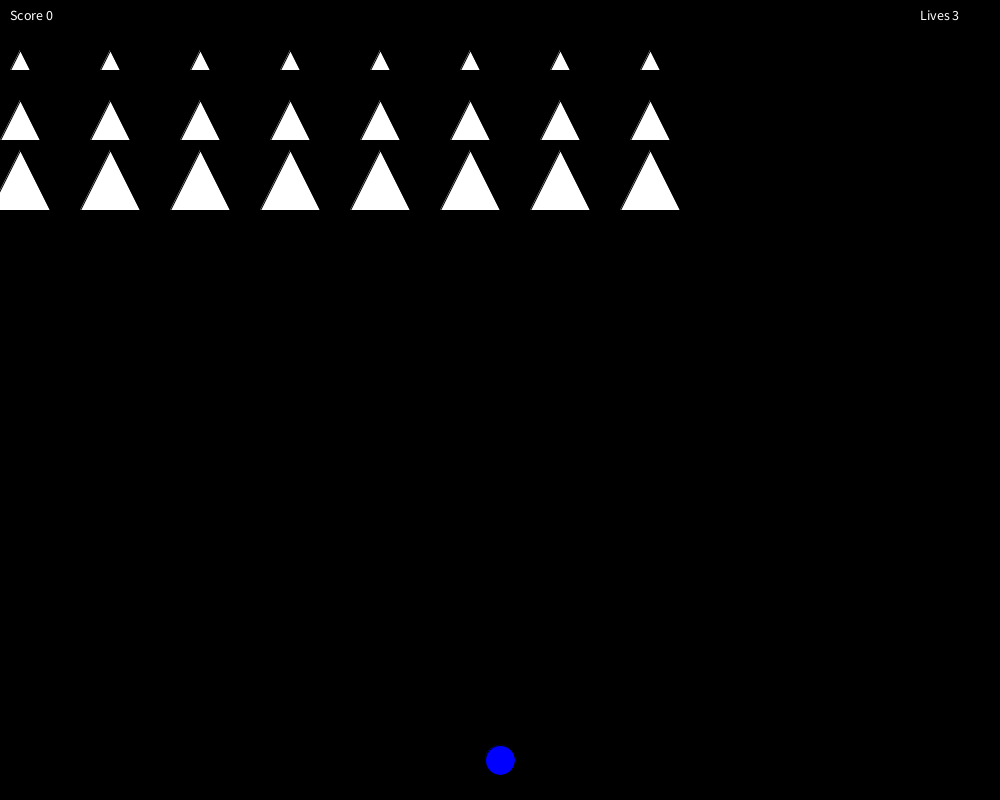
Frame 1 (no input)
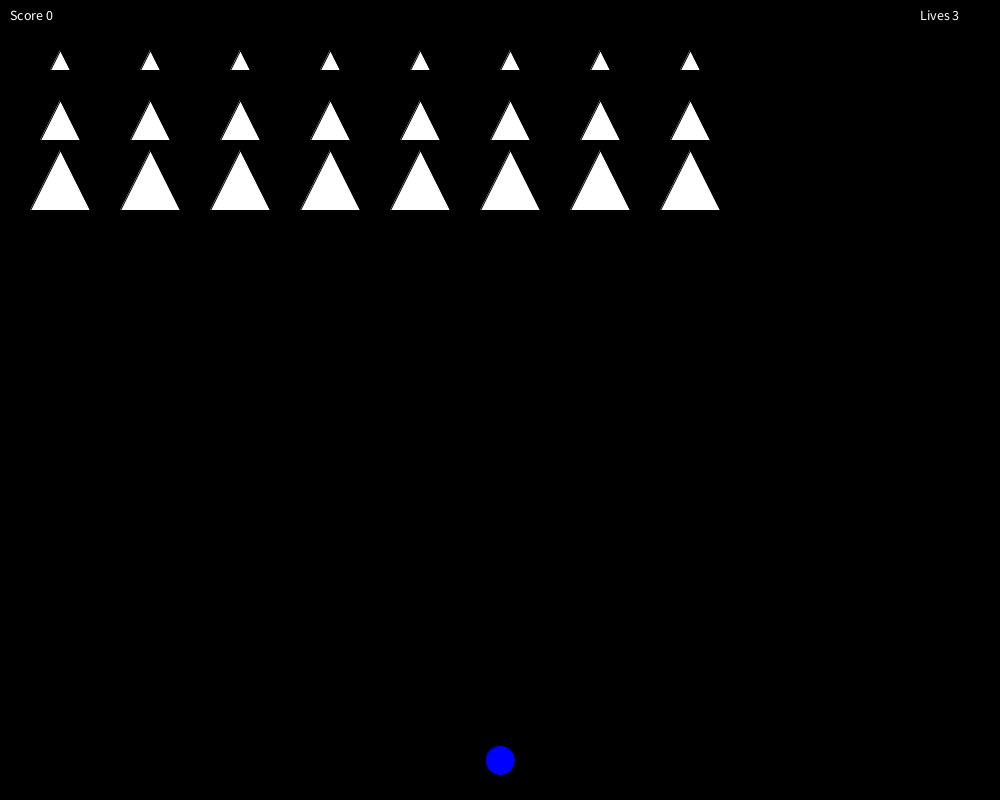
Frame 60 (the mouse pressed at the canvas centre just before this capture)
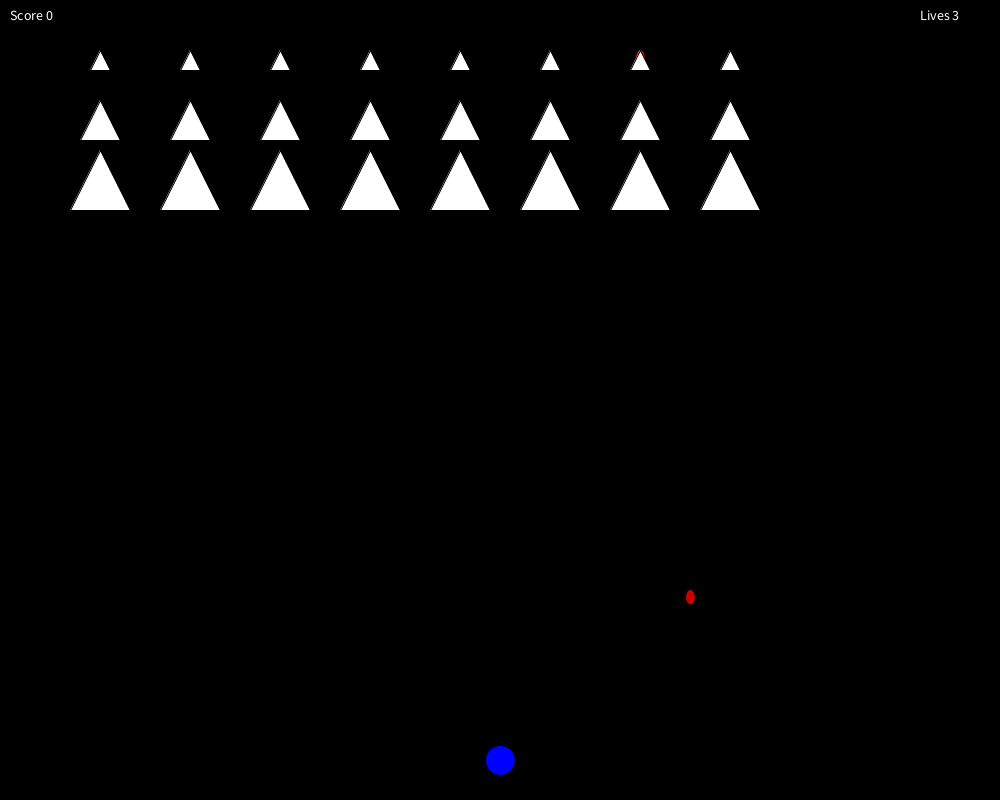
Frame 120 (the mouse held since frame 60 and released just before this capture)

The Processing sketch that drew these frames (run headless with seeded random() and noise(); from frame 60 on, the mouse is pressed at the canvas centre):

// Processing sketch: spaceInvaders
// ── spaceInvaders.pde
Player player;
ArrayList<Enemy> enemies;//they stol  my work suing processing
int enemyCols = 8;
int enemyRows = 3;
int moveTimer = 0;
int moveInterval = 30;
void setup() {
  size(1000, 800);
  player = new Player(width/2, height - 40, 3);
  frameRate(60);
  enemies = new ArrayList<Enemy>();
  for (int r = 0; r < enemyRows; r++) {
   for ( int c = 0; c < enemyCols; c++) {
     int type = 1 + (r %3);
     int x = 20 + c*90;
     int y = 60 + r * 60;
     enemies.add(new Enemy(type, x, y, 1));
   }
  }
}
void draw() {
  background(0,0,0);
  player.display();
  if (player.bullet != null) {
    for (int i = 0; i < player.bullet.length; i++) {
      Bullet b = player.bullet[i];
      if (b == null) continue;
      if (b != null) {
        b.move();
        b.display();
        if (b.offScreen()) {
          player.bullet[i] = null;
          continue;
        }
        for(int j = 0; j < enemies.size(); j++){
          Enemy e = enemies.get(j);
          if (e.alive && e.checkCollision(b)) {
            e.destroy();
            player.score += 100;
            player.bullet[i] = null;
            break;
          }
        }
      }
    }
  }
  moveTimer++;
  if (moveTimer >= moveInterval) {
   for (int i = 0; i < enemies.size(); i++) {
     Enemy e = enemies.get(i);
     if (e.alive) {
       e.move();
     }
   }
   moveTimer = 0;
   }
   
   if (frameCount % 60 == 0) {
     ArrayList<Enemy> alive = new ArrayList<Enemy>();
     for (int i = 0; i < enemies.size(); i++) {
       Enemy e = enemies.get(i);
       if (e.alive) alive.add(e);
     }
     if (alive.size() > 0) {
       int idx = int(random(alive.size()));
       Enemy shooter = alive.get(idx);
       shooter.shoot();
     }
   }
   for (int i = 0; i < enemies.size(); i++) {
     Enemy e = enemies.get(i);
     if (e.bullets == null) continue;
     if (e.bullets != null) {
       for (int k = 0; k < e.bullets.length; k++) {
         Bullet eb = e.bullets[k];
         if (eb != null) {
           eb.move();
           eb.display();
           if (eb.offScreen()) {
             e.bullets[k] = null;
             continue;
           }
           if (player.lives > 0 && player.checkCollision(eb)) {
            player.loseLife();
            e.bullets[k] = null;
           }
         }
       }
     }
   }
   for (int i = 0; i < enemies.size(); i++) {
     Enemy e = enemies.get(i);
     e.display();
   }
   fill(255);
   textSize(14);
   text("Score " + player.score, 10, 20);
   text("Lives " + player.lives, width - 80, 20);
   
   boolean anyAlive = false;
   for (int i = 0; i < enemies.size(); i++) {
     Enemy e = enemies.get(i);
     if (e.alive) {
       anyAlive = true;
       break;
     }
   }
   if (!anyAlive) {
     fill(0, 200, 0);
     textSize(32);
     textAlign(CENTER);
     text("YOU WIN!", width/2, height/2);
     noLoop();
   }
   if (player.lives <= 0) {
     fill(200, 0, 0);
     textSize(32);
     textAlign(CENTER);
     text("GAME OVER", width/2, height/2);
     noLoop();
   }
}

void keyPressed() {
 player.move(key);
 if (key == ' ') {
    
   player.shoot();
   
 }
}

// ── Bullet.pde
class Bullet {
  int x, y;
  int speed;
  boolean active;
  Bullet(int x, int y, int speed)
  {
    this.x = x;
    this.y = y;
    this.speed = speed;
    this.active = true;
  }
  void move()
  {
    y -= speed;
  }
  void display()
  {
    fill(200,0,0);
    ellipse(float(x), float(y), 10.0, 15.0);
  }
  boolean offScreen()
  {
    if (y >= height - 5 || y <= -5)
    {
      return true;
    }
    else
    {
      return false;
    }
  }
  
}

// ── Enemy.pde
class Enemy {
  int x, y;
  int type;
  boolean alive;
  int direction;
  Bullet[] bullets;
  int size = 10;
   Enemy(int type, int x, int y, int direction)
  {
    this.type = type;
    this.x = x;
    this.y = y;
    bullets = new Bullet[30];
    this.direction = direction;
    alive = true;
  }
  void move()
  {
    if(x >= 0 && x <= width )
    {
      x += direction * 20;
    }
    else
    {
      y += 20;
      direction = -1*direction;
      x += direction * 20;
      
    }
  }
  void shoot()
  {
   for(int i = 0; i < bullets.length; i++) {
    if (bullets[i] == null) {
      bullets[i] = new Bullet(x, y - size/2 - 6, -8);
      return;
    }
   }
  }
  void display()
  {
     if(alive)
     {
       fill(255);
       triangle(x-type*size, y + type*size, x + type*size, y + type*size, x, y - type*size);
     }
  }
  boolean checkCollision(Bullet b)
  {
    if(alive && abs(this.x - b.x) <= type*size && abs(this.y - b.y) <= type*size)
    
    {
      return true;
    }
    else
    {
      return false;
    }
  }
  void destroy()
  {
    alive = false;
    
  }
}
  
  

// ── Player.pde
class Player {
  int x,y;
  int lives;
  Bullet[] bullet;
  int score;
  int size = 30;
  Player(int xs, int ys, int livess) {
   this.x = xs;
   this.y = ys;
   this.lives = livess;
   this.bullet = new Bullet[30];
   this.score = 0;
  }//constructor
  void display() {
    if (lives > 0) {
      fill(0,0,255);
      circle(x,y,size);
    }
  }//display
  void move(char input) {
    if((input == 'a'|| input == 'A')&& width-20 >x && x > 20){
     x -= size/2;
    }else if ((input == 'd'|| input == 'D')&& width-20 >x && x > 20) {
     x += size/2; 
    }
  }//move
  void shoot() {
   for(int i = 0; i < bullet.length; i++) {
    if (bullet[i] == null) {
      bullet[i] = new Bullet(x, y - size/2 - 6, 8);
      return;
    }
   }
  }//shoot
  void loseLife() {
   lives -= 1; 
  }
  boolean checkCollision(Bullet b) {
   if(abs(this.x - b.x) <= size && abs(this.y - b.y) <= size){
     return true;
   }else{return false;
 }
  }//check collision
  
}//class
